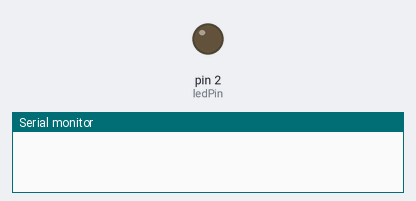
The sketch below on a simulated Arduino Uno, built with avr-gcc and run on an emulated ATmega328P. Parts: output pins drawn as LEDs (lit = HIGH), the last lines printed to the serial monitor.

Above: at 1.0 s.
At 5.4 s:
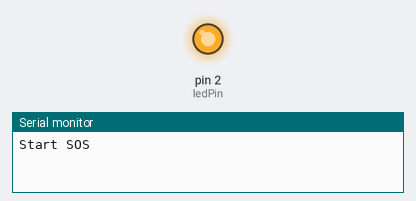
Timing chart, 0 to 10.0 s (numbered marks = the images above):
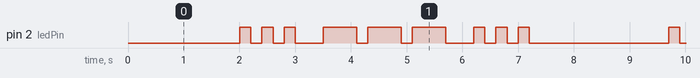

The sketch:

ex03.ino
```cpp
const int ledPin = 2;            // LED 引脚

// 状态机状态定义
enum State {
  STATE_WORD_PAUSE,   // 单词间长停顿
  STATE_SHORT_ON,     // 短闪点亮
  STATE_SHORT_OFF,    // 短闪熄灭间隔
  STATE_LONG_ON,      // 长闪点亮
  STATE_LONG_OFF,     // 长闪熄灭间隔
  STATE_LETTER_PAUSE  // 字母间停顿
};

State currentState = STATE_WORD_PAUSE;  // 当前状态
int repeatCount = 0;      // 当前字母已闪烁的次数 (0,1,2 对应三次)
int letterIndex = 0;       // 当前字母索引: 0=S, 1=O, 2=S
unsigned long previousMillis = 0;  // 上次状态改变的时间戳

// 时间常量（单位：毫秒）
const int SHORT_MS = 200;           // 短闪持续时间
const int LONG_MS = 600;            // 长闪持续时间
const int INTER_FLASH_PAUSE = 200;  // 同一字母内闪之间的停顿
const int LETTER_PAUSE = 500;       // 字母之间的停顿
const int WORD_PAUSE = 2000;        // 单词结束后的长停顿

void setup() {
  Serial.begin(115200);
  pinMode(ledPin, OUTPUT);
  digitalWrite(ledPin, LOW);        // 初始熄灭
}

void loop() {
  unsigned long currentMillis = millis();

  switch (currentState) {
    // ---------- 单词间长停顿 ----------
    case STATE_WORD_PAUSE:
      // 等待长停顿结束，然后开始新的 SOS 序列
      if (currentMillis - previousMillis >= WORD_PAUSE) {
        letterIndex = 0;            // 从第一个字母 S 开始
        repeatCount = 0;
        currentState = STATE_SHORT_ON;  // 进入短闪点亮状态
        previousMillis = currentMillis;
        Serial.println("Start SOS");    // 调试信息
      }
      break;

    // ---------- 短闪点亮 ----------
    case STATE_SHORT_ON:
      digitalWrite(ledPin, HIGH);   // 点亮 LED
      if (currentMillis - previousMillis >= SHORT_MS) {
        digitalWrite(ledPin, LOW);  // 时间到，熄灭
        repeatCount++;              // 完成一次短闪
        previousMillis = currentMillis;

        if (repeatCount < 3) {
          // 尚未完成三次短闪，进入闪间熄灭停顿
          currentState = STATE_SHORT_OFF;
        } else {
          // 三次短闪完成，重置计数，准备进入字母间停顿
          repeatCount = 0;
          currentState = STATE_LETTER_PAUSE;
        }
      }
      break;

    // ---------- 短闪熄灭间隔 ----------
    case STATE_SHORT_OFF:
      // 等待间隔时间结束，然后再次点亮进行下一次短闪
      if (currentMillis - previousMillis >= INTER_FLASH_PAUSE) {
        currentState = STATE_SHORT_ON;
        previousMillis = currentMillis;
      }
      break;

    // ---------- 长闪点亮 ----------
    case STATE_LONG_ON:
      digitalWrite(ledPin, HIGH);
      if (currentMillis - previousMillis >= LONG_MS) {
        digitalWrite(ledPin, LOW);
        repeatCount++;
        previousMillis = currentMillis;

        if (repeatCount < 3) {
          currentState = STATE_LONG_OFF;   // 进入长闪熄灭间隔
        } else {
          repeatCount = 0;
          currentState = STATE_LETTER_PAUSE; // 三次长闪完成，字母间停顿
        }
      }
      break;

    // ---------- 长闪熄灭间隔 ----------
    case STATE_LONG_OFF:
      if (currentMillis - previousMillis >= INTER_FLASH_PAUSE) {
        currentState = STATE_LONG_ON;
        previousMillis = currentMillis;
      }
      break;

    // ---------- 字母间停顿 ----------
    case STATE_LETTER_PAUSE:
      // 字母间停顿结束后，切换到下一个字母
      if (currentMillis - previousMillis >= LETTER_PAUSE) {
        letterIndex++;   // 移到下一个字母

        if (letterIndex == 1) {
          // 当前完成的是 S，下一个是 O
          currentState = STATE_LONG_ON;
        } else if (letterIndex == 2) {
          // 当前完成的是 O，下一个是 S
          currentState = STATE_SHORT_ON;
        } else if (letterIndex == 3) {
          // 三个字母全部完成，进入单词间长停顿
          currentState = STATE_WORD_PAUSE;
        }
        previousMillis = currentMillis;
      }
      break;

    default:
      // 出错保护，重置到单词停顿
      currentState = STATE_WORD_PAUSE;
      previousMillis = currentMillis;
      break;
  }
}
```

Measured:
- by itself, pin 2 (ledPin): repeats every 7.7 s: 2 × (LOW 0.20 s, HIGH 0.20 s), LOW 0.50 s, 2 × (HIGH 0.60 s, LOW 0.20 s), HIGH 0.60 s, LOW 0.50 s, 2 × (HIGH 0.20 s, LOW 0.20 s), HIGH 0.20 s, LOW 2.5 s, HIGH 0.20 s
- by itself, everything shown: repeats every 7.7 s, in 18 steps
